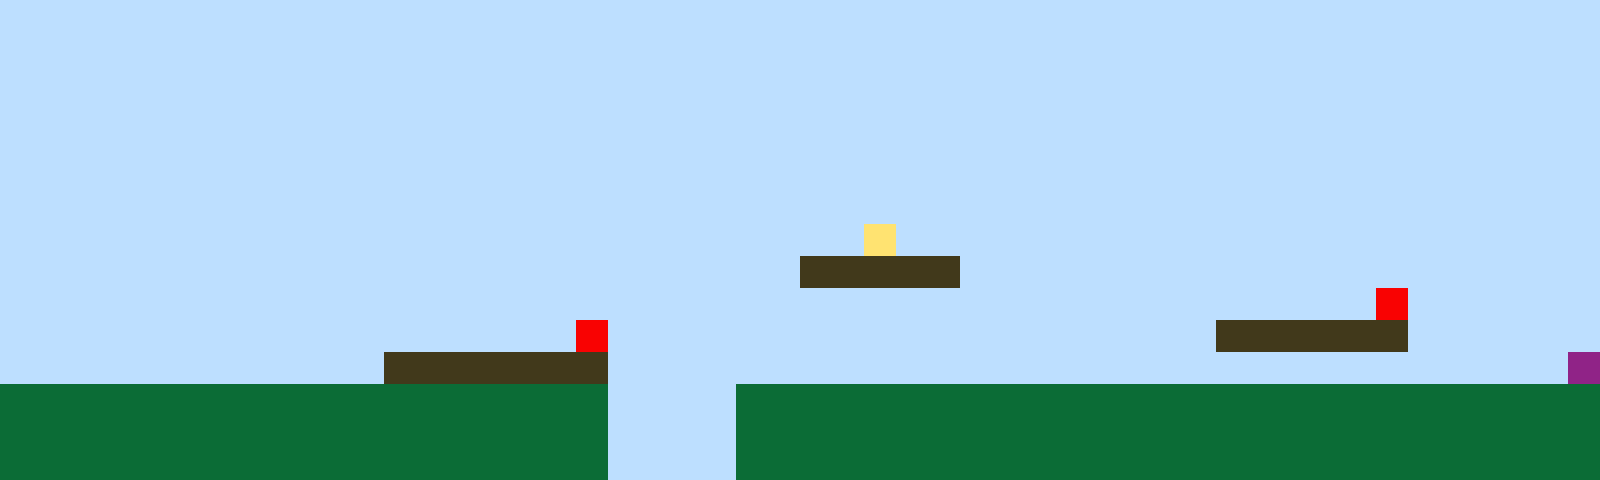

The image is a tile-based game level rendered from a .tmx file. Its description and complete source (layers, tilesets, objects, tile grids) follow:
An orthogonal 50x15 tile map with 32x32 px tiles, 1 tile layer (Tile Layer 1).

<map version="1.10" tiledversion="1.11.2" orientation="orthogonal" renderorder="right-up" width="50" height="15" tilewidth="32" tileheight="32" infinite="0" nextlayerid="2" nextobjectid="1"><editorsettings><export target="map1.csv" format="csv" /></editorsettings><tileset firstgid="1" name="sprites" tilewidth="32" tileheight="32" tilecount="6" columns="3"><image source="sprites.png" width="96" height="64" /></tileset><layer id="1" name="Tile Layer 1" width="50" height="15"><data encoding="csv">1,1,1,1,1,1,1,1,1,1,1,1,1,1,1,1,1,1,1,1,1,1,1,1,1,1,1,1,1,1,1,1,1,1,1,1,1,1,1,1,1,1,1,1,1,1,1,1,1,1,1,1,1,1,1,1,1,1,1,1,1,1,1,1,1,1,1,1,1,1,1,1,1,1,1,1,1,1,1,1,1,1,1,1,1,1,1,1,1,1,1,1,1,1,1,1,1,1,1,1,1,1,1,1,1,1,1,1,1,1,1,1,1,1,1,1,1,1,1,1,1,1,1,1,1,1,1,1,1,1,1,1,1,1,1,1,1,1,1,1,1,1,1,1,1,1,1,1,1,1,1,1,1,1,1,1,1,1,1,1,1,1,1,1,1,1,1,1,1,1,1,1,1,1,1,1,1,1,1,1,1,1,1,1,1,1,1,1,1,1,1,1,1,1,1,1,1,1,1,1,1,1,1,1,1,1,1,1,1,1,1,1,1,1,1,1,1,1,1,1,1,1,1,1,1,1,1,1,1,1,1,1,1,1,1,1,1,1,1,1,1,1,1,1,1,1,1,1,1,1,1,1,1,1,1,1,1,1,1,1,1,1,1,1,1,1,1,1,1,1,1,1,1,1,1,1,1,1,1,1,1,1,1,1,1,1,1,1,1,1,1,1,1,1,1,1,1,1,1,1,1,1,1,1,1,1,1,1,1,1,1,1,1,1,1,1,1,1,1,1,1,1,1,1,1,1,1,1,1,1,1,1,1,1,1,1,1,1,1,1,1,1,1,1,1,1,1,1,1,1,1,1,1,1,1,1,1,1,1,1,1,1,1,1,1,1,1,1,1,1,1,1,1,1,1,1,1,4,1,1,1,1,1,1,1,1,1,1,1,1,1,1,1,1,1,1,1,1,1,1,1,1,1,1,1,1,1,1,1,1,1,1,1,1,1,1,1,1,1,1,1,1,1,1,1,3,3,3,3,3,1,1,1,1,1,1,1,1,1,1,1,1,1,1,1,1,1,1,1,1,1,1,1,1,1,1,1,1,1,1,1,1,1,1,1,1,1,1,1,1,1,1,1,1,1,1,1,1,1,1,1,1,1,1,1,1,1,1,1,1,1,1,1,5,1,1,1,1,1,1,1,1,1,1,1,1,1,1,1,1,1,1,1,1,1,1,1,1,5,1,1,1,1,1,1,1,1,1,1,1,1,1,1,1,1,1,1,1,3,3,3,3,3,3,1,1,1,1,1,1,1,1,1,1,1,1,1,1,1,1,1,1,3,3,3,3,3,3,3,1,1,1,1,1,1,1,1,1,1,1,1,1,1,1,1,1,1,1,1,1,1,1,1,1,1,1,1,1,1,6,2,2,2,2,2,2,2,2,2,2,2,2,2,2,2,2,2,2,2,1,1,1,1,2,2,2,2,2,2,2,2,2,2,2,2,2,2,2,2,2,2,2,2,2,2,2,2,2,2,2,2,2,2,2,2,2,2,2,2,2,2,2,2,2,2,2,2,2,2,1,1,1,1,2,2,2,2,2,2,2,2,2,2,2,2,2,2,2,2,2,2,2,2,2,2,2,2,2,2,2,2,2,2,2,2,2,2,2,2,2,2,2,2,2,2,2,2,2,2,1,1,1,1,2,2,2,2,2,2,2,2,2,2,2,2,2,2,2,2,2,2,2,2,2,2,2,2,2,2,2</data></layer></map>
